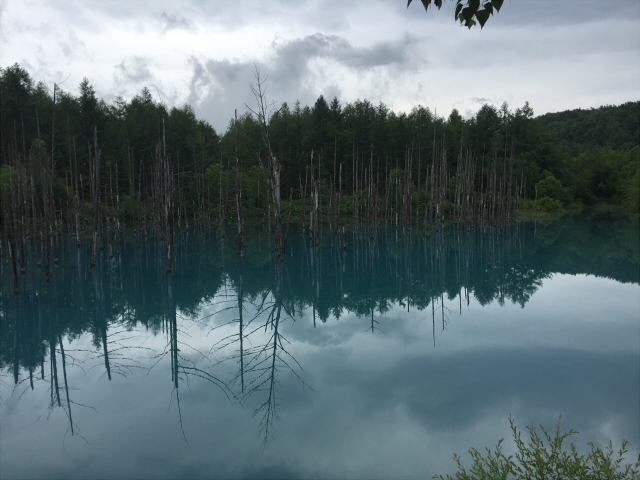
//> input picture SIFTProgram/input.jpg, 640 x 480 px
$ ./Source   (built with g++ and OpenCV 4, older OpenCV classes emulated)
//> lines starting //> are read from the running program, lines starting //| are printed output that depends on the picture
// Open CV 2.4.13

#include <iostream>
#include <opencv2/opencv.hpp>
#include <opencv2/features2d/features2d.hpp>
#include <opencv2/highgui/highgui.hpp>
#include <opencv2/nonfree/features2d.hpp>
using namespace cv;
using namespace std;

#if _DEBUG
#pragma comment(lib, "opencv_core2413d.lib")
#pragma comment(lib, "opencv_features2d2413d.lib")
#pragma comment(lib, "opencv_highgui2413d.lib")
#pragma comment(lib, "opencv_imgproc2413d.lib")
#pragma comment(lib, "opencv_nonfree2413d.lib")
#else
#pragma comment(lib, "opencv_core2413.lib")
#pragma comment(lib, "opencv_features2d2413.lib")
#pragma comment(lib, "opencv_highgui2413.lib")
#pragma comment(lib, "opencv_imgproc2413.lib")
#pragma comment(lib, "opencv_nonfree2413.lib")
#endif

int main(void)
{
	// 入力画像の取得
	Mat color_image = imread("input.jpg", 1);
//> color_image is the input picture: 480 rows x 640 cols, CV_8UC3; mean B, G, R 115.4, 111.2, 94.1
	if (color_image.empty()) {
		return -1;
	}

	// カラー画像をグレースケールに変換
	Mat gray_image;
	cvtColor(color_image, gray_image, CV_RGB2GRAY);
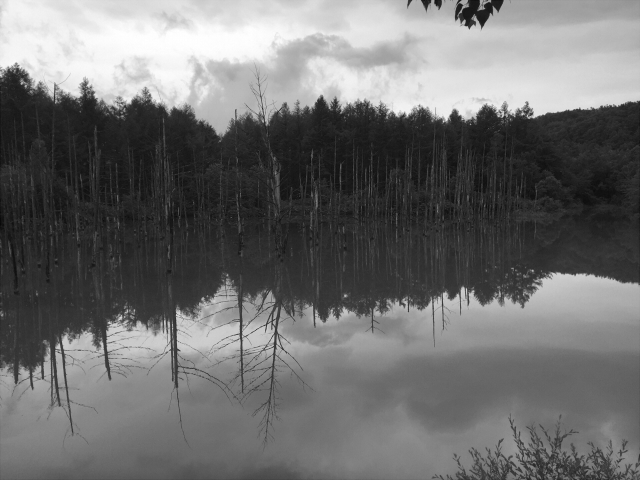
//> gray_image: 480 rows x 640 cols, CV_8UC1; min 8, max 255, mean 110.5
	normalize(gray_image, gray_image, 0, 255, NORM_MINMAX);

	// SIFT特徴点の抽出
	vector<KeyPoint> keypoints;
	vector<KeyPoint>::iterator itk;
	double threshold = 0.05;
	double edge_threshold = 10.0;
	SiftFeatureDetector detector(threshold, edge_threshold);
	detector.detect(gray_image, keypoints);
//> keypoints = 1714 keypoints; strongest (x, y, size): (461, 12, 1.8), (522, 114, 2.2), (464, 22, 2.4), (455, 116, 7.3)

	// キーポイントの数を表示
	int keypoint_num = keypoints.size();
//> keypoint_num = 1714
	cout << "keypoint_num :" << keypoint_num << endl;
//| keypoint_num :1714

	// 結果を表示
	Mat output_image_1, output_image_2;
//> (the run ends here: the program needs code that is not available in this run, at `drawKeypoints(color_image, keypoints, output_image_1, Scalar(0, 255, 0..`)
